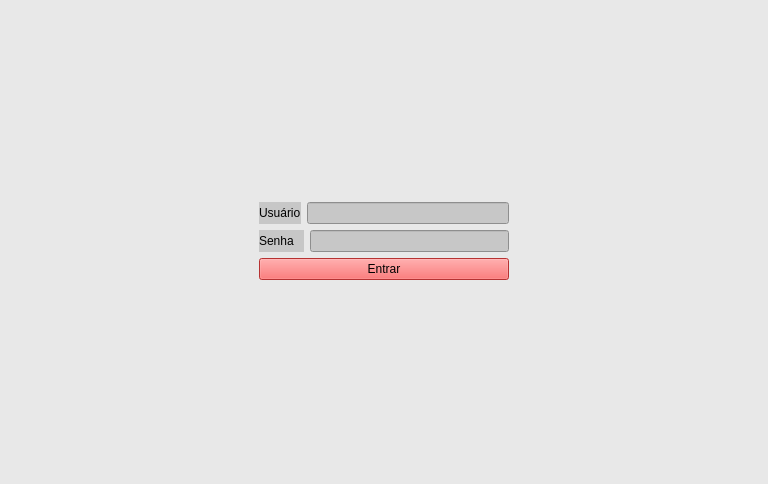
<?xml version="1.0" encoding="UTF-8"?>
<ui version="4.0">
 <class>Login_screen</class>
 <widget class="QMainWindow" name="Login_screen">
  <property name="geometry">
   <rect>
    <x>0</x>
    <y>0</y>
    <width>768</width>
    <height>484</height>
   </rect>
  </property>
  <property name="windowTitle">
   <string>Login_screen</string>
  </property>
  <property name="autoFillBackground">
   <bool>false</bool>
  </property>
  <property name="styleSheet">
   <string notr="true">background-color: rgb(232, 232, 232)</string>
  </property>
  <widget class="QWidget" name="centralwidget">
   <layout class="QGridLayout" name="gridLayout">
    <item row="3" column="1">
     <layout class="QHBoxLayout" name="horizontalLayout_2">
      <item>
       <widget class="QLabel" name="label_senha">
        <property name="styleSheet">
         <string notr="true">background-color: rgb(199, 199, 199);

color: rgb(0, 0, 0)</string>
        </property>
        <property name="text">
         <string>Senha   </string>
        </property>
       </widget>
      </item>
      <item>
       <widget class="QLineEdit" name="lineEdit_senha">
        <property name="styleSheet">
         <string notr="true">background-color: rgb(199, 199, 199);

color: rgb(0, 0, 0)</string>
        </property>
        <property name="echoMode">
         <enum>QLineEdit::EchoMode::Password</enum>
        </property>
       </widget>
      </item>
     </layout>
    </item>
    <item row="0" column="1">
     <spacer name="verticalSpacer">
      <property name="orientation">
       <enum>Qt::Orientation::Vertical</enum>
      </property>
      <property name="sizeHint" stdset="0">
       <size>
        <width>20</width>
        <height>40</height>
       </size>
      </property>
     </spacer>
    </item>
    <item row="1" column="1">
     <widget class="QLabel" name="label_icon">
      <property name="text">
       <string/>
      </property>
      <property name="pixmap">
       <pixmap resource="resource_file.qrc">:/imagens/imagens/teste.png</pixmap>
      </property>
      <property name="alignment">
       <set>Qt::AlignmentFlag::AlignCenter</set>
      </property>
     </widget>
    </item>
    <item row="4" column="1">
     <widget class="QPushButton" name="login_btn">
      <property name="styleSheet">
       <string notr="true">color: rgb(0, 0, 0);

background-color:rgb(255, 70, 70)</string>
      </property>
      <property name="text">
       <string>Entrar</string>
      </property>
     </widget>
    </item>
    <item row="2" column="2">
     <spacer name="horizontalSpacer_2">
      <property name="orientation">
       <enum>Qt::Orientation::Horizontal</enum>
      </property>
      <property name="sizeHint" stdset="0">
       <size>
        <width>40</width>
        <height>20</height>
       </size>
      </property>
     </spacer>
    </item>
    <item row="2" column="1">
     <layout class="QHBoxLayout" name="horizontalLayout">
      <item>
       <widget class="QLabel" name="label_usuario">
        <property name="styleSheet">
         <string notr="true">background-color: rgb(199, 199, 199);

color: rgb(0, 0, 0)</string>
        </property>
        <property name="text">
         <string>Usuário</string>
        </property>
       </widget>
      </item>
      <item>
       <widget class="QLineEdit" name="lineEdit_usuario">
        <property name="styleSheet">
         <string notr="true">background-color: rgb(199, 199, 199);

color: rgb(0, 0, 0)</string>
        </property>
       </widget>
      </item>
     </layout>
    </item>
    <item row="5" column="1">
     <spacer name="verticalSpacer_2">
      <property name="orientation">
       <enum>Qt::Orientation::Vertical</enum>
      </property>
      <property name="sizeHint" stdset="0">
       <size>
        <width>20</width>
        <height>40</height>
       </size>
      </property>
     </spacer>
    </item>
    <item row="2" column="0">
     <spacer name="horizontalSpacer">
      <property name="orientation">
       <enum>Qt::Orientation::Horizontal</enum>
      </property>
      <property name="sizeHint" stdset="0">
       <size>
        <width>40</width>
        <height>20</height>
       </size>
      </property>
     </spacer>
    </item>
   </layout>
  </widget>
  <widget class="QMenuBar" name="menubar">
   <property name="geometry">
    <rect>
     <x>0</x>
     <y>0</y>
     <width>768</width>
     <height>21</height>
    </rect>
   </property>
  </widget>
  <widget class="QStatusBar" name="statusbar"/>
 </widget>
 <tabstops>
  <tabstop>lineEdit_usuario</tabstop>
  <tabstop>lineEdit_senha</tabstop>
  <tabstop>login_btn</tabstop>
 </tabstops>
 <resources>
  <include location="resource_file.qrc"/>
 </resources>
 <connections/>
</ui>
